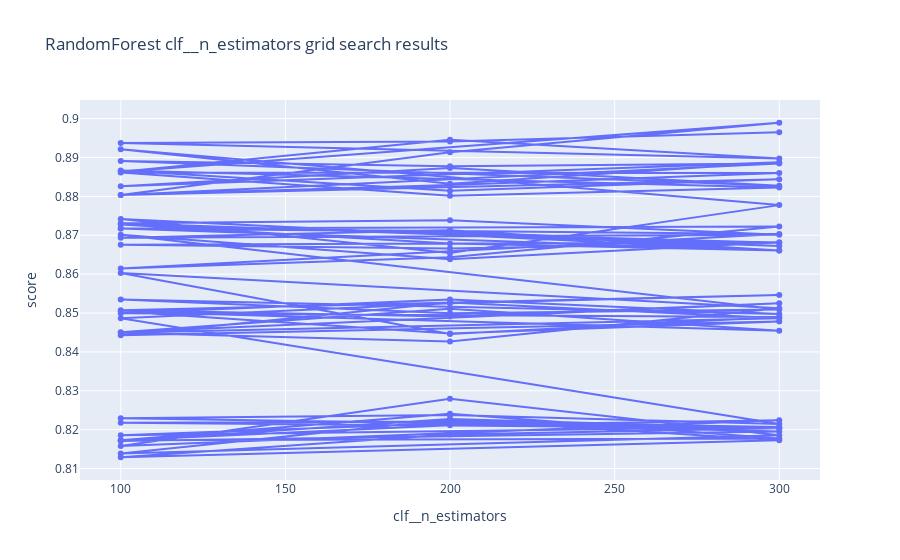

Notebook code cell kept with this figure:
### Code cell
visualize_model_grid_search_results(rf_gs_1, 'RandomForest', 'clf__n_estimators')
